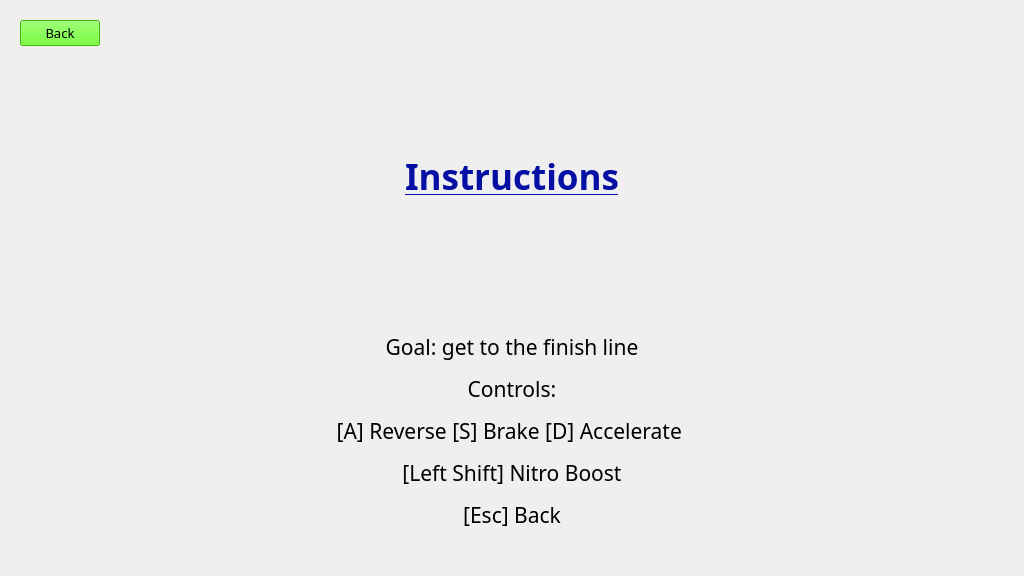
<?xml version="1.0" encoding="UTF-8"?>
<ui version="4.0">
 <class>tutorial</class>
 <widget class="QWidget" name="tutorial">
  <property name="geometry">
   <rect>
    <x>0</x>
    <y>0</y>
    <width>1024</width>
    <height>576</height>
   </rect>
  </property>
  <property name="windowTitle">
   <string>Form</string>
  </property>
  <layout class="QVBoxLayout" name="verticalLayout_3">
   <item>
    <widget class="QStackedWidget" name="stackedWidget">
     <widget class="QWidget" name="page">
      <layout class="QVBoxLayout" name="verticalLayout_2">
       <item>
        <layout class="QVBoxLayout" name="verticalLayout">
         <item>
          <layout class="QHBoxLayout" name="horizontalLayout_2">
           <item>
            <widget class="QPushButton" name="backButton">
             <property name="font">
              <font>
               <family>AKbalthom HighSchool-Frame</family>
               <pointsize>10</pointsize>
               <weight>50</weight>
               <italic>false</italic>
               <bold>false</bold>
              </font>
             </property>
             <property name="styleSheet">
              <string notr="true">background-color: rgb(76, 255, 0);
font: 10pt &quot;AKbalthom HighSchool-Frame&quot;;
background-image: url(:/images/resource/grass-icon.png);</string>
             </property>
             <property name="text">
              <string>Back</string>
             </property>
            </widget>
           </item>
           <item>
            <spacer name="horizontalSpacer_3">
             <property name="orientation">
              <enum>Qt::Horizontal</enum>
             </property>
             <property name="sizeHint" stdset="0">
              <size>
               <width>40</width>
               <height>20</height>
              </size>
             </property>
            </spacer>
           </item>
          </layout>
         </item>
         <item>
          <layout class="QHBoxLayout" name="horizontalLayout">
           <item>
            <spacer name="horizontalSpacer_2">
             <property name="orientation">
              <enum>Qt::Horizontal</enum>
             </property>
             <property name="sizeHint" stdset="0">
              <size>
               <width>40</width>
               <height>20</height>
              </size>
             </property>
            </spacer>
           </item>
           <item>
            <widget class="QLabel" name="label_2">
             <property name="font">
              <font>
               <family>AKbalthom HighSchool-Fun</family>
               <pointsize>26</pointsize>
              </font>
             </property>
             <property name="text">
              <string>&lt;html&gt;&lt;head/&gt;&lt;body&gt;&lt;p&gt;&lt;span style=&quot; font-weight:600; text-decoration: underline; color:#050fa3;&quot;&gt;Instructions&lt;/span&gt;&lt;/p&gt;&lt;/body&gt;&lt;/html&gt;</string>
             </property>
             <property name="alignment">
              <set>Qt::AlignCenter</set>
             </property>
            </widget>
           </item>
           <item>
            <spacer name="horizontalSpacer">
             <property name="orientation">
              <enum>Qt::Horizontal</enum>
             </property>
             <property name="sizeHint" stdset="0">
              <size>
               <width>40</width>
               <height>20</height>
              </size>
             </property>
            </spacer>
           </item>
          </layout>
         </item>
         <item>
          <widget class="QLabel" name="label">
           <property name="font">
            <font>
             <family>AKbalthom HighSchool-Fun</family>
             <pointsize>8</pointsize>
            </font>
           </property>
           <property name="text">
            <string>&lt;html&gt;&lt;head/&gt;&lt;body&gt;&lt;p align=&quot;center&quot;&gt;&lt;span style=&quot; font-size:16pt;&quot;&gt;Goal: get to the finish line&lt;/span&gt;&lt;/p&gt;&lt;p align=&quot;center&quot;&gt;&lt;span style=&quot; font-size:16pt;&quot;&gt;Controls:&lt;/span&gt;&lt;/p&gt;&lt;p align=&quot;center&quot;&gt;&lt;span style=&quot; font-size:16pt;&quot;&gt;[A] Reverse [S] Brake [D] Accelerate &lt;/span&gt;&lt;/p&gt;&lt;p align=&quot;center&quot;&gt;&lt;span style=&quot; font-size:16pt;&quot;&gt;[Left Shift] Nitro Boost&lt;/span&gt;&lt;/p&gt;&lt;p align=&quot;center&quot;&gt;&lt;span style=&quot; font-size:16pt;&quot;&gt;[Esc] Back&lt;/span&gt;&lt;/p&gt;&lt;/body&gt;&lt;/html&gt;</string>
           </property>
          </widget>
         </item>
        </layout>
       </item>
      </layout>
     </widget>
     <widget class="QWidget" name="page_2"/>
    </widget>
   </item>
  </layout>
 </widget>
 <resources/>
 <connections/>
</ui>
